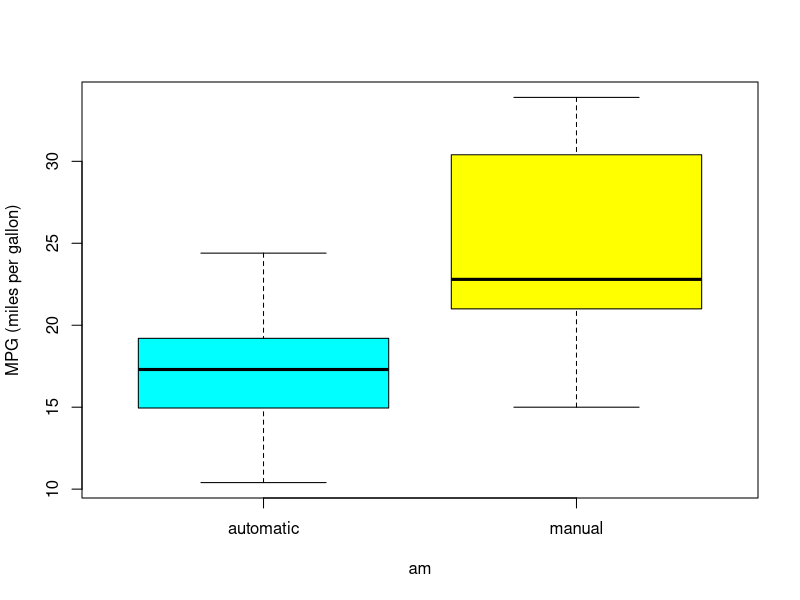
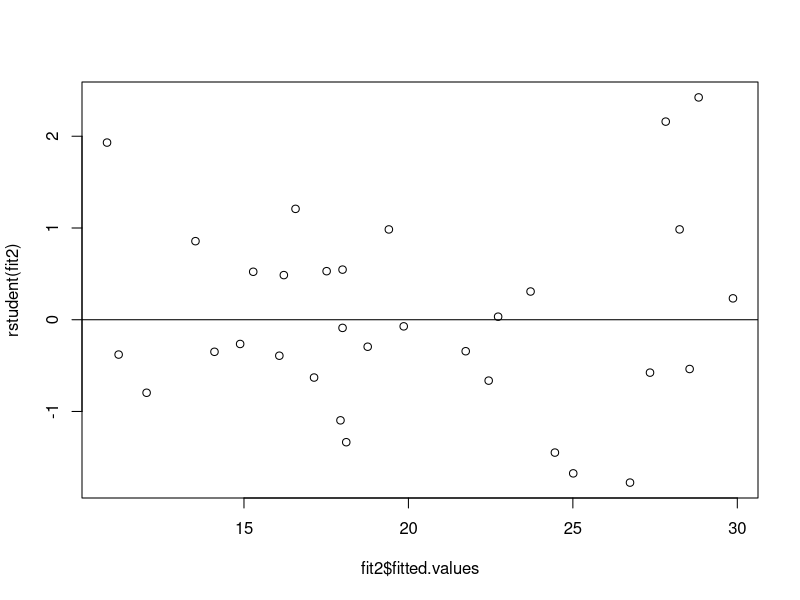
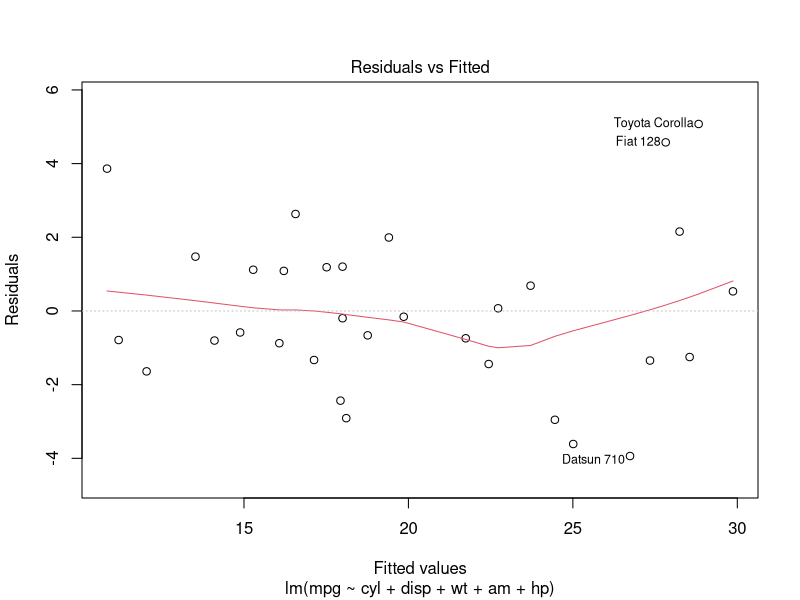
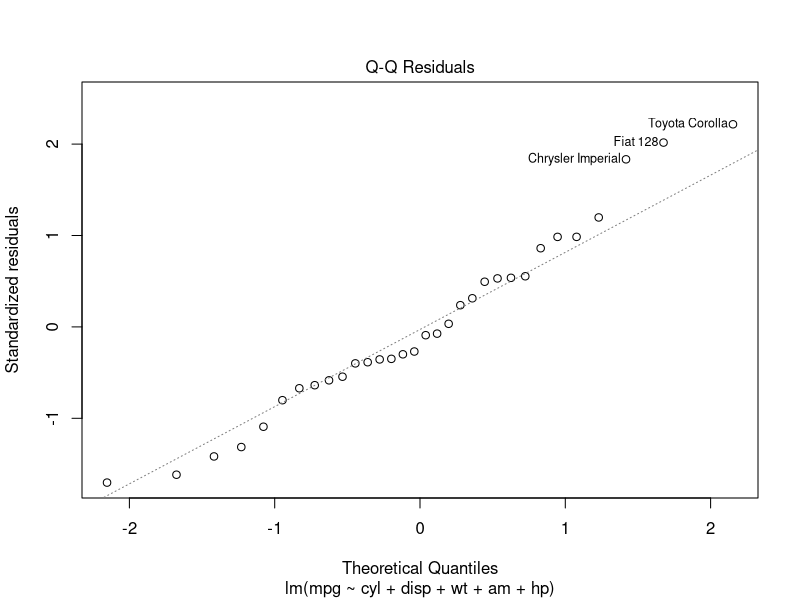
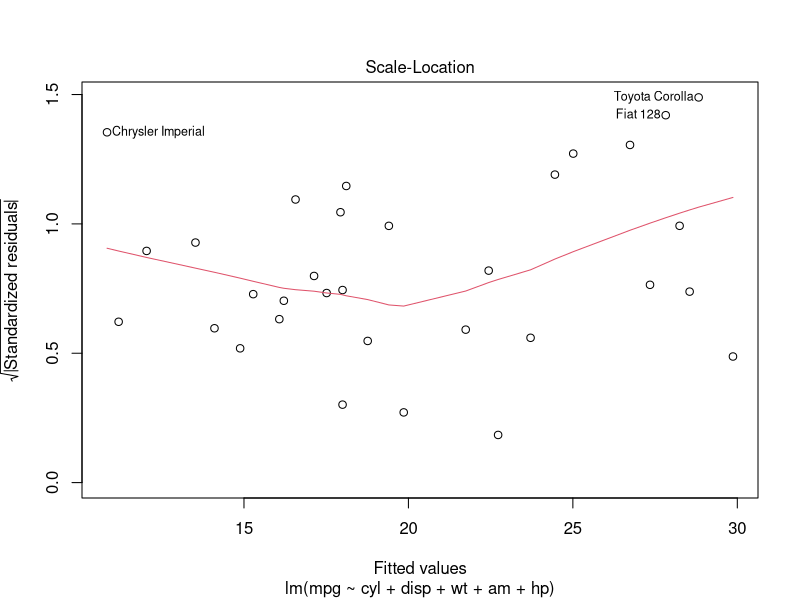
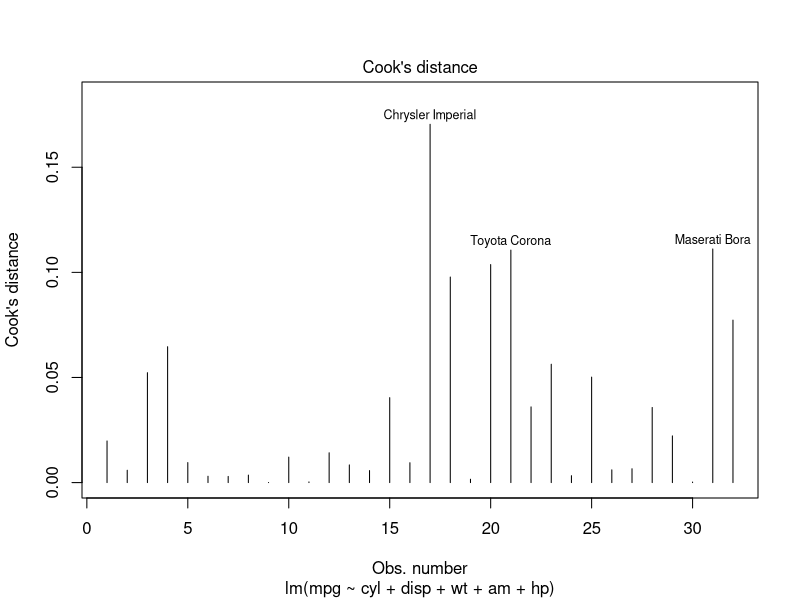
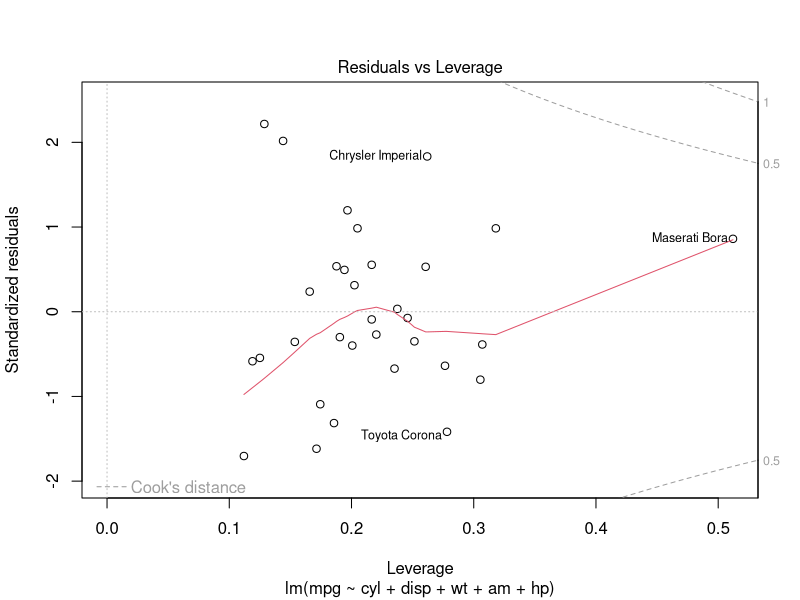

Write R code to recreate these figures, in order.
## ---- chunk 1
library(car)
library(ggplot2)
data(mtcars)
## ---- chunk 2
sapply(mtcars,class)
mtcars$am<-as.factor(mtcars$am)
levels(mtcars$am)<-c("automatic", "manual")
mtcars$cyl<-as.factor(mtcars$cyl)
mtcars$vs<-as.factor(mtcars$vs)
mtcars$gear<-as.factor(mtcars$gear)
mtcars$carb<-as.factor(mtcars$carb)
## ---- chunk 3
automan<-lm(mpg~am -1,mtcars)
summary(automan)
## ---- chunk 4
confint(automan)
## ---- chunk 5
mdl<-lm(mpg~. ,mtcars)
anova(mdl)
vif(mdl)
## ---- chunk 6
fit1<-lm(mpg~cyl+disp+wt+am ,mtcars)
fit2<-lm(mpg~cyl+disp+wt+am+hp ,mtcars)
fit3<-lm(mpg~cyl+wt+am+hp ,mtcars)
fit4<-lm(mpg~cyl+disp+am+hp ,mtcars)
fit5<-lm(mpg~cyl+wt+am ,mtcars)
anova(fit1,fit2,fit3,fit4,fit5)
vif(fit1)
vif(fit2)
## ---- chunk 7
summary(fit2)
shapiro.test(fit2$residuals)
## ---- chunk 8
confint(fit2)
## ---- chunk 9
boxplot(mpg ~ am, data=mtcars,ylab = "MPG (miles per gallon)",col=c("cyan","yellow"))
## ---- chunk 10
plot(fit2$fitted.values,rstudent(fit2)); abline(0, 0)
## ---- chunk 11
plot(fit2,which=1)
## ---- chunk 12
plot(fit2,which=2)
## ---- chunk 13
plot(fit2,which=3)
## ---- chunk 14
plot(fit2,which=4)
## ---- chunk 15
plot(fit2,which=5)
